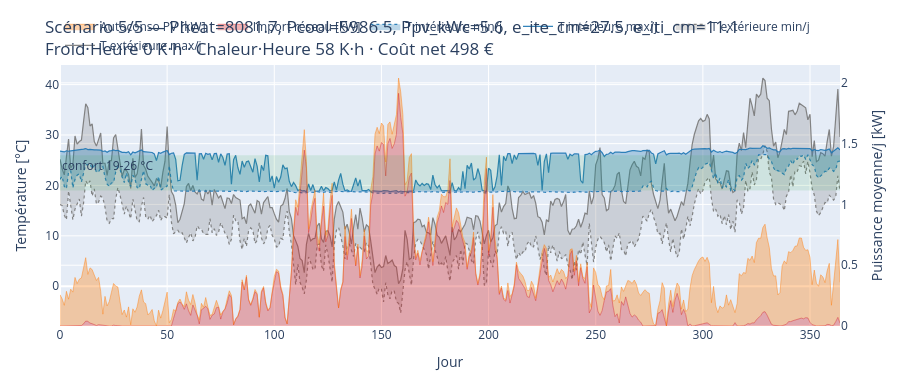

Notebook code cell kept with this figure:
### Code cell
if len(selected_idx) > 4:
    idx = selected_idx[4]
    x = X[idx]
    params_txt = ", ".join(f"{n}={v:.1f}" for n, v in zip(VAR_NAMES, x))
    title = (f"Scénario 5/{len(selected_idx)} — {params_txt}<br>"
             f"Froid·Heure {F[idx, 0]:.0f} K·h · Chaleur·Heure {F[idx, 1]:.0f} K·h · Coût net {F[idx, 2]:.0f} €")
    plot_scenario(x, title).show()

### Figure 1 — Plotly figure (JSON) as saved in the notebook; plotly's stock layout.template omitted (floating-point values rounded to 4 significant figures; data arrays with more than 128 entries replaced by an {"elided": "..."} marker saying what was removed)
{"data": [{"line": {"color": "rgba(120,120,120,0.9)", "width": 1.2}, "mode": "lines", "name": "T extérieure max/j", "type": "scatter", "x": {"elided": "365 int values"}, "y": {"elided": "365 float values"}}, {"fill": "tonexty", "fillcolor": "rgba(120,120,120,0.25)", "line": {"color": "rgba(120,120,120,0.9)", "dash": "dot", "width": 1.2}, "mode": "lines", "name": "T extérieure min/j", "type": "scatter", "x": {"elided": "365 int values"}, "y": {"elided": "365 float values"}}, {"line": {"color": "rgba(31,119,180,0.9)", "width": 1.2}, "mode": "lines", "name": "T intérieure max/j", "type": "scatter", "x": {"elided": "365 int values"}, "y": {"elided": "365 float values"}}, {"fill": "tonexty", "fillcolor": "rgba(31,119,180,0.3)", "line": {"color": "rgba(31,119,180,0.9)", "dash": "dot", "width": 1.2}, "mode": "lines", "name": "T intérieure min/j", "type": "scatter", "x": {"elided": "365 int values"}, "y": {"elided": "365 float values"}}, {"fillcolor": "rgba(214,39,40,0.35)", "line": {"color": "rgba(214,39,40,0.9)", "width": 0.5}, "mode": "lines", "name": "Import réseau [kW]", "stackgroup": "power", "type": "scatter", "x": {"elided": "365 int values"}, "y": {"elided": "365 float values"}, "yaxis": "y2"}, {"fillcolor": "rgba(255,127,14,0.35)", "line": {"color": "rgba(255,127,14,0.9)", "width": 0.5}, "mode": "lines", "name": "Autoconso PV [kW]", "stackgroup": "power", "type": "scatter", "x": {"elided": "365 int values"}, "y": {"elided": "365 float values"}, "yaxis": "y2"}], "layout": {"annotations": [{"showarrow": false, "text": "confort 19-26 °C", "x": 0, "xanchor": "left", "xref": "x domain", "y": 26.0, "yanchor": "top", "yref": "y"}], "height": 380, "hovermode": "x unified", "legend": {"orientation": "h", "x": 0, "xanchor": "left", "y": 1.02, "yanchor": "bottom"}, "margin": {"b": 40, "l": 60, "r": 60, "t": 60}, "shapes": [{"fillcolor": "rgba(46,160,67,0.12)", "line": {"width": 0}, "type": "rect", "x0": 0, "x1": 1, "xref": "x domain", "y0": 19.0, "y1": 26.0, "yref": "y"}], "title": {"text": "Scénario 5/5 — Pheat=8081.7, Pcool=5986.5, Ppv_kWc=5.6, e_ite_cm=27.5, e_iti_cm=11.1<br>Froid·Heure 0 K·h · Chaleur·Heure 58 K·h · Coût net 498 €"}, "xaxis": {"title": {"text": "Jour"}}, "yaxis": {"title": {"text": "Température [°C]"}}, "yaxis2": {"overlaying": "y", "rangemode": "tozero", "side": "right", "title": {"text": "Puissance moyenne/j [kW]"}}}}
